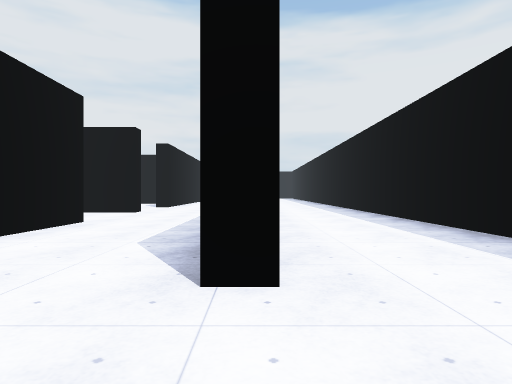
[1] (above)

24 first-person views from a walk through a Unity game level. The camera is 1.2 m above the floor, looks level and sees 75° across. The floor is counted in squares, 2 m on a side. Each view is taken from the middle of a square. On the plan, view 1 faces up. The plan holds only what a view shows up to about 10 squares ahead; the rest is blank. The place goes on beyond the plan. The player character is not drawn. Surface patterns are stand-ins for the level's own textures.

[2]
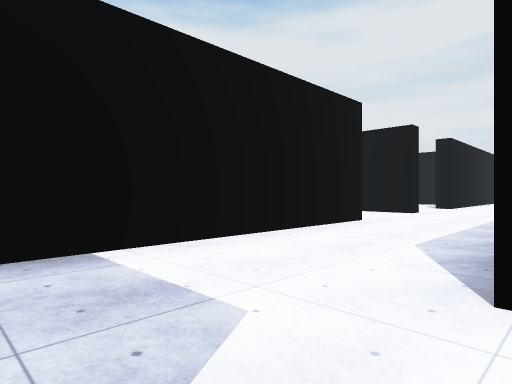

[3]
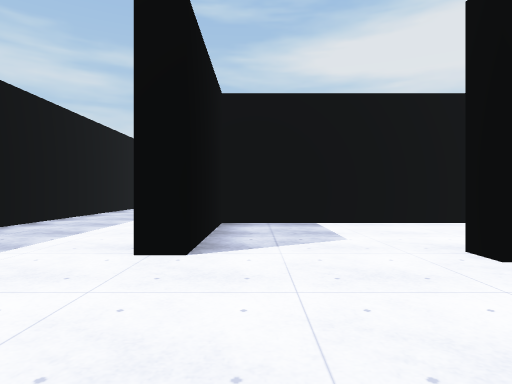

[4]
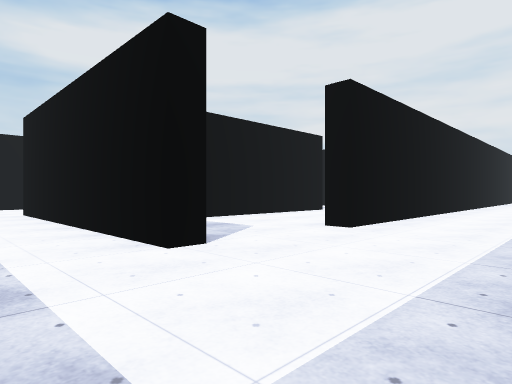

[5]
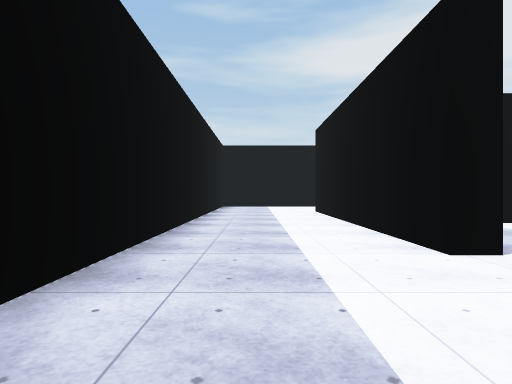

[6]
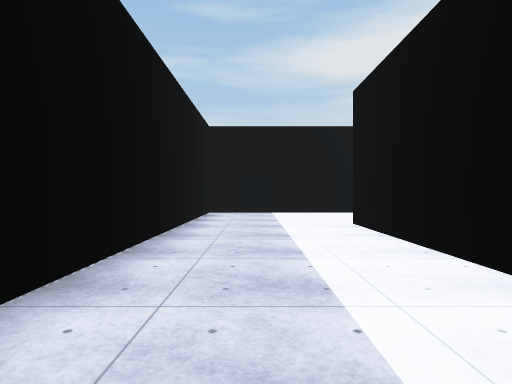

[7]
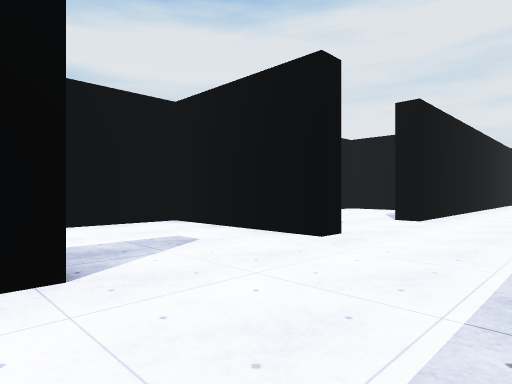

[8]
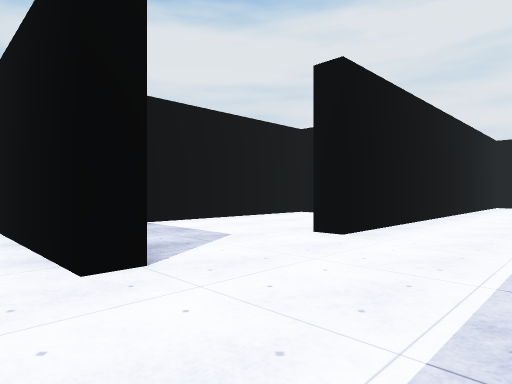

[9]
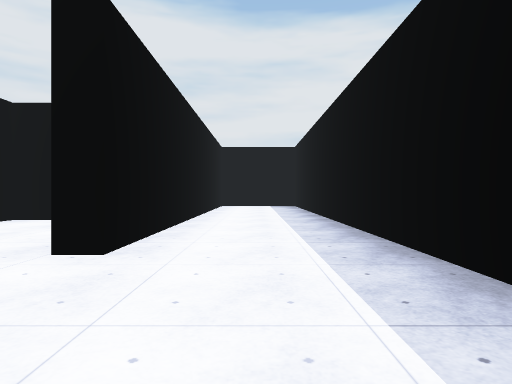

[10]
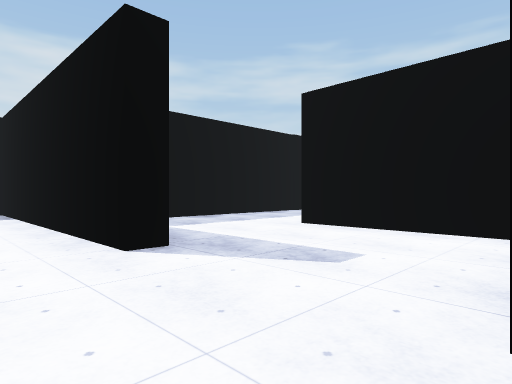

[11]
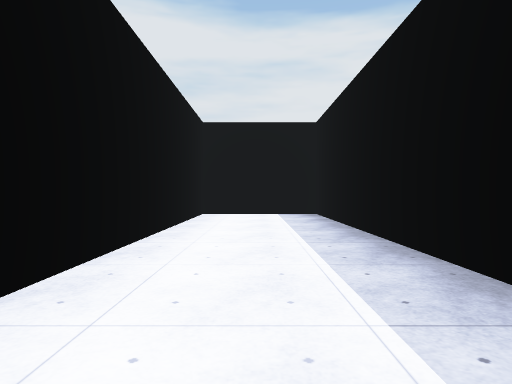

[12]
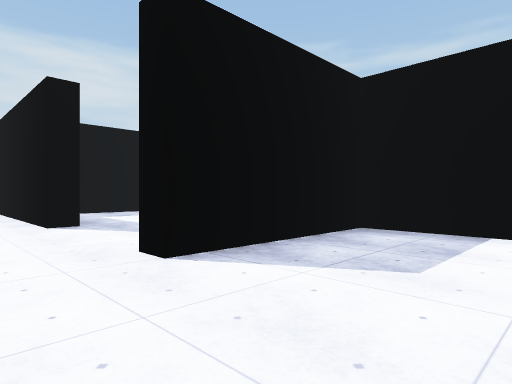

[13]
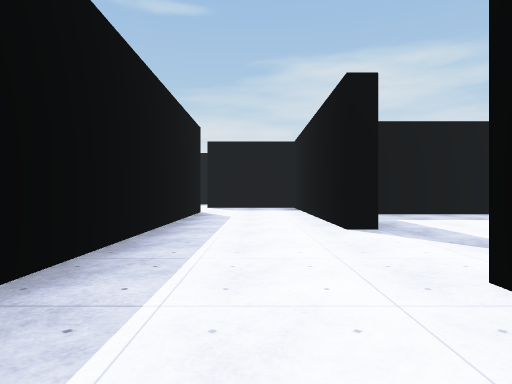

[14]
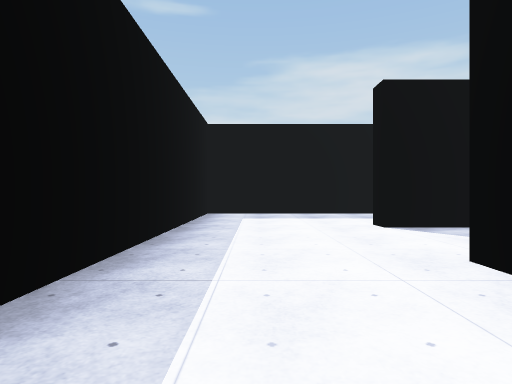

[15]
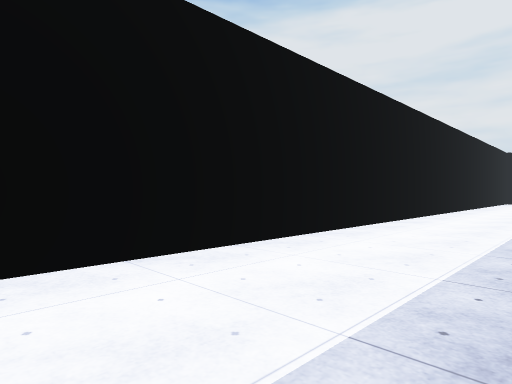

[16]
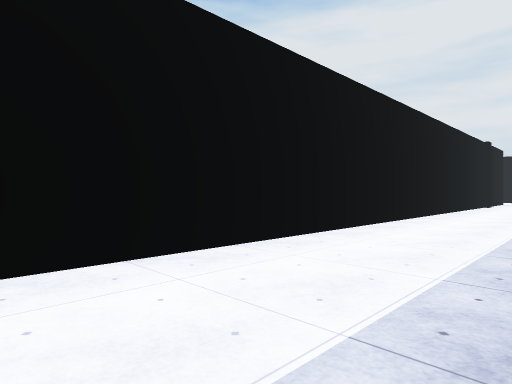

[17]
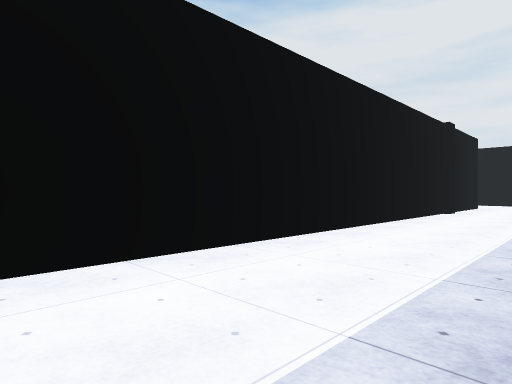

[18]
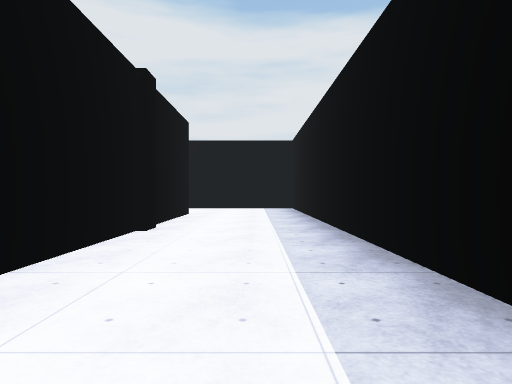

[19]
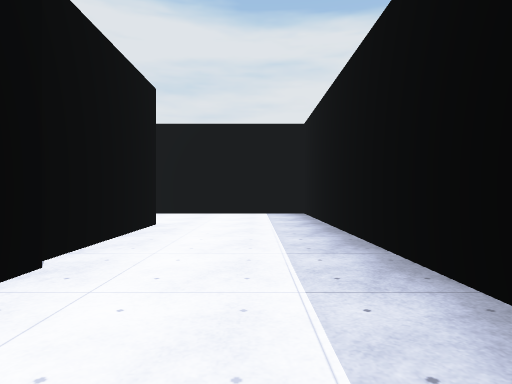

[20]
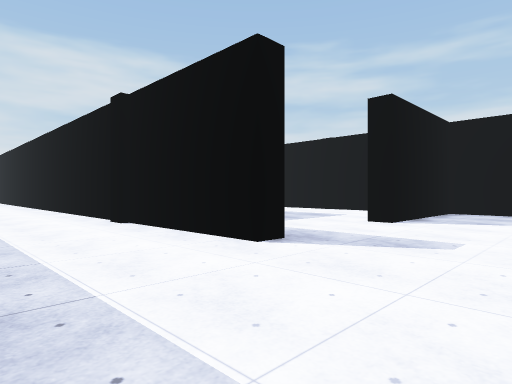

[21]
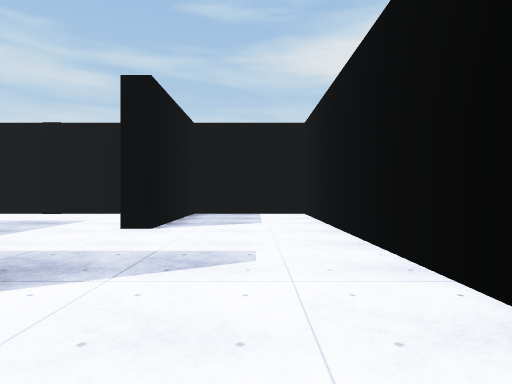

[22]
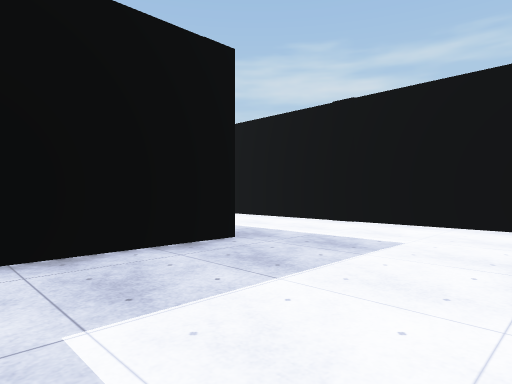

[23]
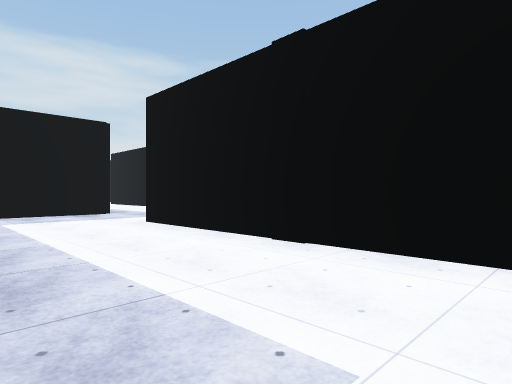

[24]
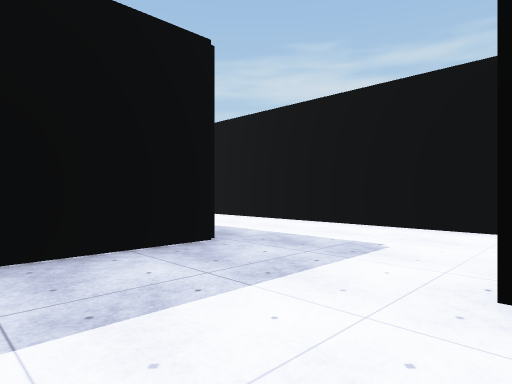

### Floor plan
Points are (right, up) in squares from view 1. A wall is a line through its corners. A room is listed if a view was taken in it or the views show most of it. See-through windows are left out.
Room 1 (views 1, 2, 3, 4, 5, 6, 7, 8, 9, 10, 11, 12, 13, 14, 15, 16, 17, 18, 19, 20, 21, 22, 23, 24)
walls: (-0.4, 13) (-0.4, 24.1) (-3.4, 24.1) (-3.4, 13.2) (-4, 13.2); (-3.4, 10.4) (-3.4, 9.8) (-7.2, 9.8) (-7.2, 6); (-6.4, 17.1) (-7.2, 17.1) (-7.2, 10.3) (-4.1, 10.3); (-4, 6.7) (-3.4, 6.7) (-3.4, -0.7) (-0.2, -0.7) (-0.2, -1.2) (-7.4, -1.2); (-7.8, 17.6) (-5.1, 17.6); (-10.7, 20.1) (-10.7, 13.6); (3.4, 4.4) (3.4, 10); (-7.4, 3) (-5, 3); (3.4, 22.1) (3.4, 31.3) (-7.2, 31.3) (-7.2, 28.3) (-3.4, 28.3) (-3.4, 27.8); (-4, 24.6) (-1.8, 24.6); (-7.2, 27.2) (-7.2, 20.6); (-10.7, -0.1) (-10.7, -4.4) (3.4, -4.4) (3.4, 1.9); (-0.4, 28.3) (0.2, 28.3) (0.2, 2.1) (-0.4, 2.1) (-0.4, 9)
ways out: opening at (-7, 4.5)

Where each view was taken, in squares from view 1:
view 1: 0 up, 0 right, facing up
view 2: 0 up, 0 right, facing up-left
view 3: 0 up, 3 right, facing left
view 4: 3 down, 3 right, facing up-left
view 5: 3 down, 3 right, facing left
view 6: 3 down, 1 left, facing left
view 7: 6 up, 1 left, facing up-left
view 8: 9 up, 1 left, facing up-left
view 9: 10 up, 2 left, facing up
view 10: 10 up, 2 left, facing down-left
view 11: 15 up, 2 left, facing up
view 12: 13 up, 2 left, facing down-left
view 13: 12 up, 2 left, facing down
view 14: 5 up, 2 right, facing down
view 15: 4 up, 3 right, facing up-left
view 16: 9 up, 3 right, facing up-left
view 17: 14 up, 3 right, facing up-left
view 18: 19 up, 2 right, facing up
view 19: 22 up, 2 right, facing up
view 20: 31 up, 3 right, facing down-left
view 21: 30 up, 2 right, facing left
view 22: 28 up, 1 left, facing down-left
view 23: 27 up, 4 left, facing down-left
view 24: 21 up, 5 left, facing down-left
